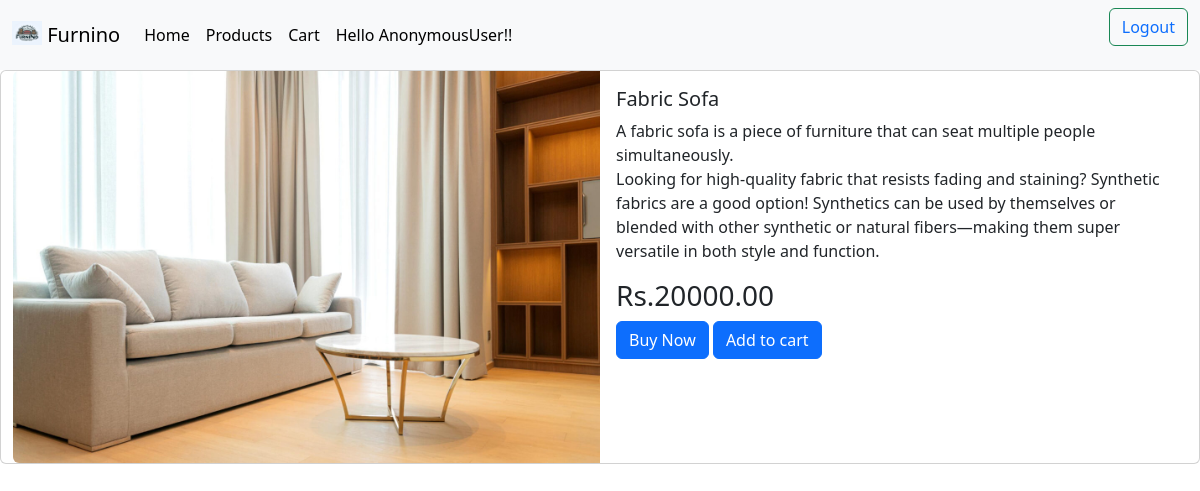
The page /description/Fabric Sofa on the database its author committed.
### base/models.py (models this page shows, shortened)
class Product(models.Model):
    name = models.CharField(max_length=200)
    slug = models.SlugField(max_length=200)
    description = models.TextField()
    price = models.DecimalField(max_digits=10, decimal_places=2)
    category = models.ForeignKey(Category, on_delete=models.CASCADE)
    image = models.ImageField(upload_to='product/', blank=True)
    class Meta:
        ordering = ["name"]
        indexes = [
            models.Index(fields=["name"])
        ]

### base/views.py (the view)
# urls.py: path('description/<str:name>',views.description,name="description"),
def description(request,name):
    description=Product.objects.filter(name=name)
    return render(request,"base/product-description.html",
                  {
                      "description":description,
                  })

### base/templates/base/product-description.html (shortened to what this page needs)
{% load static %}
{% include "nav.html" %}
<!DOCTYPE html>
<html lang="en">
<head>
</head>
<body>
    <div class="container-fluid">
        <div class="row">
            {% for item in description %}
                <div class="card mb-3" style="max-width: 100%;">
                    <div class="row g-0">
                        <div class="col-md-6">
                            <img src="{{item.image.url}}" class="img-fluid rounded-start" alt="{{item.name}}">
                        </div>
                        <div class="col-md-6">
                            <div class="card-body">
                                <h5 class="card-title">{{item.name}}</h5>
                                <p class="card-text">{{item.description|safe}}</p>
                                <h3 class="card-text">Rs.{{item.price}}</h3>
                                <a href="#" class="btn btn-primary">Buy Now</a>
                                <a href="#" class="btn btn-primary">Add to cart</a>
                            </div>
                        </div>
                    </div>
                </div>
            </div>
            {% endfor %}
        </div>
</body>
</html>

### rows shown on the page
Product: image (picture), name "Fabric Sofa", description "A fabric sofa is a piece of furniture that can seat multiple people simultaneously. Looking for high-quality fabric that resists fading and staining? Synthetic fabrics are a good option! Synthetics can be used by themselves or blended with other synthetic or natural fibers—making them super versatile in both style and function.", price "20000.00"

### other values the page prints
{{ user }} "AnonymousUser"
